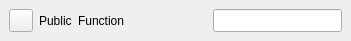
<?xml version="1.0" encoding="UTF-8"?>
<ui version="4.0">
 <class>SMyBlueprintItem</class>
 <widget class="QWidget" name="SMyBlueprintItem">
  <property name="geometry">
   <rect>
    <x>0</x>
    <y>0</y>
    <width>351</width>
    <height>40</height>
   </rect>
  </property>
  <property name="windowTitle">
   <string>SMyBlueprintItem</string>
  </property>
  <property name="styleSheet">
   <string notr="true"/>
  </property>
  <layout class="QHBoxLayout" name="horizontalLayout">
   <property name="spacing">
    <number>6</number>
   </property>
   <property name="leftMargin">
    <number>9</number>
   </property>
   <property name="topMargin">
    <number>9</number>
   </property>
   <property name="rightMargin">
    <number>9</number>
   </property>
   <property name="bottomMargin">
    <number>9</number>
   </property>
   <item>
    <widget class="QToolButton" name="btnIcon">
     <property name="text">
      <string/>
     </property>
    </widget>
   </item>
   <item>
    <widget class="QLabel" name="labelHead">
     <property name="sizePolicy">
      <sizepolicy hsizetype="Preferred" vsizetype="Preferred">
       <horstretch>0</horstretch>
       <verstretch>0</verstretch>
      </sizepolicy>
     </property>
     <property name="text">
      <string>Public</string>
     </property>
    </widget>
   </item>
   <item>
    <widget class="QLabel" name="labelBody">
     <property name="sizePolicy">
      <sizepolicy hsizetype="Expanding" vsizetype="Preferred">
       <horstretch>0</horstretch>
       <verstretch>0</verstretch>
      </sizepolicy>
     </property>
     <property name="text">
      <string>Function</string>
     </property>
    </widget>
   </item>
   <item>
    <widget class="QLineEdit" name="editBody">
     <property name="sizePolicy">
      <sizepolicy hsizetype="Expanding" vsizetype="Preferred">
       <horstretch>0</horstretch>
       <verstretch>0</verstretch>
      </sizepolicy>
     </property>
    </widget>
   </item>
  </layout>
 </widget>
 <layoutdefault spacing="6" margin="11"/>
 <resources/>
 <connections/>
</ui>
